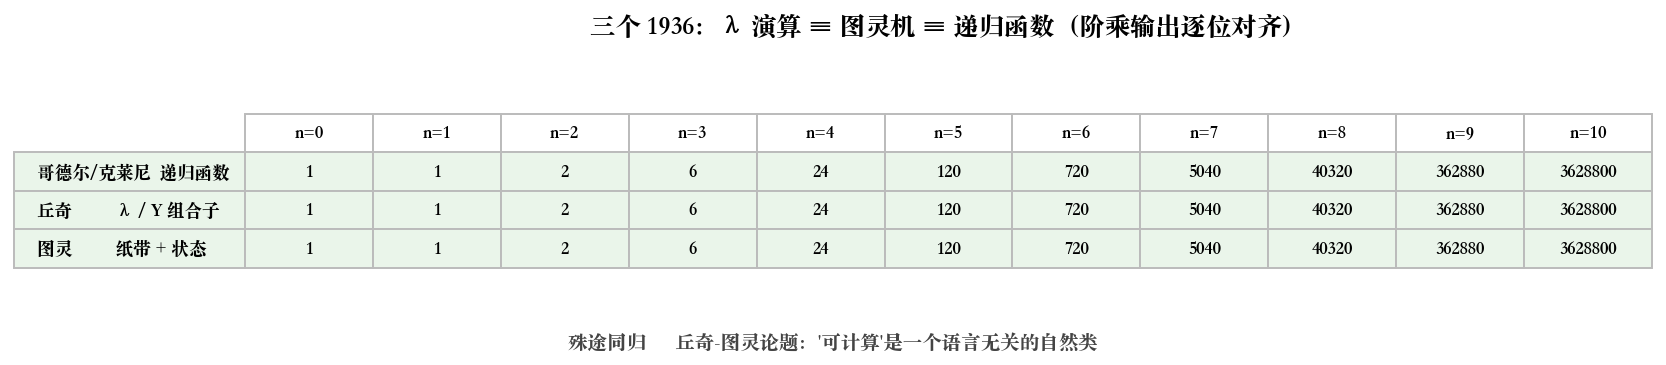

Source code (Python):
"""three_1936.py
================================================================================
Chapter 0.96.1 · 三个 1936：可计算性被同时发现了三次

同一个函数（阶乘），用 1936 年三套彼此独立的"可计算"定义各写一遍：
  - 丘奇  (Church)  : λ 演算 —— 用 Y 组合子在没有名字的世界里做递归
  - 图灵  (Turing)  : 图灵机 —— 只用读写"纸带"和状态转移（while + 状态）
  - 哥德尔/克莱尼    : 一般递归函数 —— 从后继与复合、原始递归搭出来

三条路殊途同归 —— 输出必然逐位相等。这就是"丘奇-图灵论题"在屏幕上的实证：
"可计算"不是某种语言的偶然特性，而是一个语言无关的自然类。

可视化：把三种实现对同一批输入的输出画成对照表（全部对齐 = 论题成立）。

运行：  python ch00_96_computability/three_1936.py
================================================================================
"""

import matplotlib.pyplot as plt

# ---- 哥德尔 / 克莱尼：一般（原始）递归 ------------------------------------
def fact_recursive(n):
    return 1 if n == 0 else n * fact_recursive(n - 1)


# ---- 丘奇：纯 λ 演算，用 Y 组合子实现递归（阶乘自己不知道自己叫什么）-------
Y = lambda f: (lambda x: x(x))(lambda x: f(lambda *a: x(x)(*a)))
fact_lambda = Y(lambda self: lambda n: 1 if n == 0 else n * self(n - 1))


# ---- 图灵：只有一条"纸带"(tape) 和一个累加器 (acc)，靠状态转移推进 --------
def fact_turing(n):
    tape, acc = n, 1
    while tape > 0:                       # 状态转移，直到停机
        acc, tape = acc * tape, tape - 1
    return acc


def main():
    ns = list(range(0, 11))
    rows = [
        ("哥德尔/克莱尼  递归函数", [fact_recursive(n) for n in ns]),
        ("丘奇          λ / Y 组合子", [fact_lambda(n) for n in ns]),
        ("图灵          纸带 + 状态", [fact_turing(n) for n in ns]),
    ]

    # 断言：三套 1936 定义计算能力相等
    assert rows[0][1] == rows[1][1] == rows[2][1], "丘奇-图灵论题被违反了?!"
    print("三种 1936 定义对 n! 的输出逐位相等：")
    for name, vals in rows:
        print(f"  {name:26s} {vals}")

    # ---- 可视化：对照表 ----------------------------------------------------
    fig, ax = plt.subplots(figsize=(12, 2.6))
    ax.axis("off")
    ax.set_title("三个 1936：λ 演算 ≡ 图灵机 ≡ 递归函数（阶乘输出逐位对齐）",
                 fontsize=13, fontweight="bold")

    col_labels = [f"n={n}" for n in ns]
    row_labels = [name for name, _ in rows]
    cell_text = [[str(v) for v in vals] for _, vals in rows]

    table = ax.table(cellText=cell_text, rowLabels=row_labels,
                     colLabels=col_labels, loc="center", cellLoc="center")
    table.auto_set_font_size(False)
    table.set_fontsize(9)
    table.scale(1, 1.6)

    # 三行同色 = 强调"完全相等"
    for (r, _c), cell in table.get_celld().items():
        if r > 0:
            cell.set_facecolor("#eaf5ea")
        cell.set_edgecolor("#bbbbbb")

    fig.text(0.5, 0.02,
             "殊途同归 ⇒ 丘奇-图灵论题：'可计算'是一个语言无关的自然类",
             ha="center", fontsize=10, style="italic", color="#444")
    fig.tight_layout()
    out = "three_1936.png"
    fig.savefig(out, dpi=140, bbox_inches="tight")
    print(f"\n图已保存到 {out}")


if __name__ == "__main__":
    # 中文字体（macOS / 常见 Linux 回退）
    plt.rcParams["font.sans-serif"] = [
        "PingFang SC", "Heiti SC", "Songti SC",
        "Noto Sans CJK SC", "WenQuanYi Zen Hei", "Arial Unicode MS",
    ]
    plt.rcParams["axes.unicode_minus"] = False
    main()
